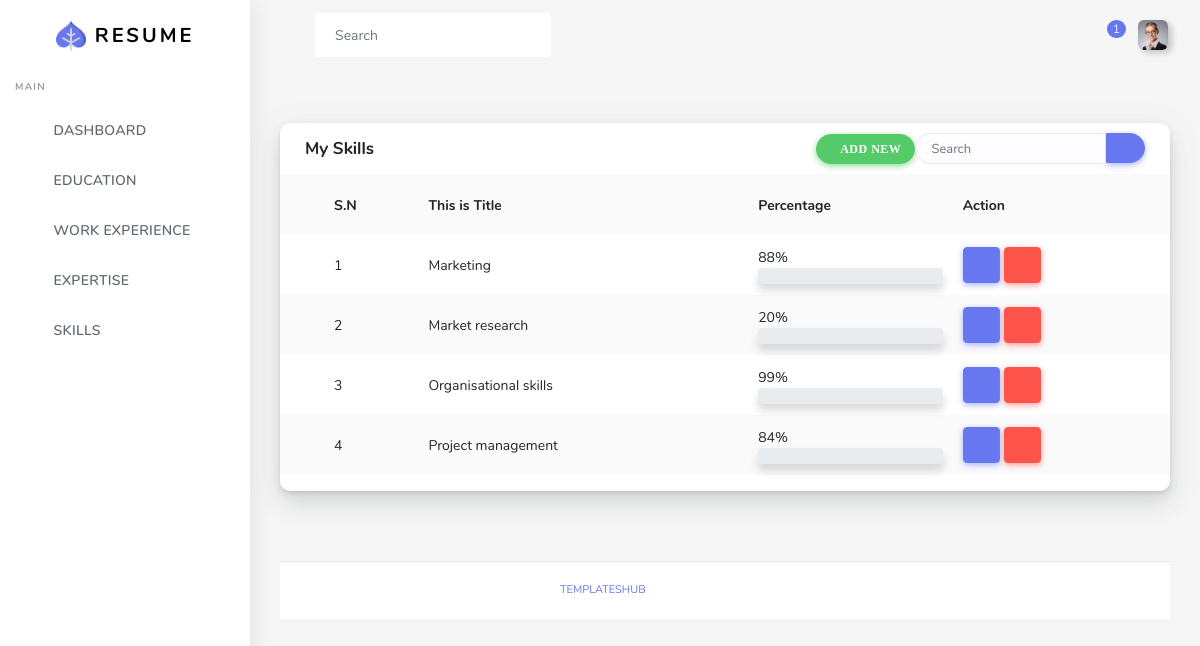
The app's page /manage-skills (signed in) with its own data.
### models.py (models this page shows)
class Users(db.Model):
    __tablename__ = "users"
    id = db.Column(db.Integer, primary_key=True)
    name = db.Column(db.String(120), nullable=True)
    username = db.Column(db.String(120), unique=True)
    email   = db.Column(db.String(120), nullable=True)
    phone = db.Column(db.String(120), nullable=True)
    password    = db.Column(db.String(120), nullable=True)

class Skills(db.Model):
    __tablename__ = "skills"
    id = db.Column(db.Integer, primary_key=True)
    uid = db.Column(db.Integer, nullable=True)
    skill_name = db.Column(db.String(300), nullable=True)
    percentage = db.Column(db.Integer, nullable=True)

### main.py (the view)
@app.route("/manage-skills")
def skills():
    if session.get('username'):
        skill = db.session.query(Users, Skills) \
            .filter(Users.username == session.get('username')) \
            .filter(Skills.uid == Users.id).all()
        return render_template("user/mg-skills.html", skill=skill)
    else:
        return redirect(url_for('login'))

### templates/user/mg-skills.html (shortened to what this page needs)
 {% extends "user/base.html" %}
 {% block body %}
      <div class="main-content">
        <section class="section">
          <div class="section-body">
            <div class="row">
              <div class="col-12">
                <div class="card">
                  <div class="card-header">
                    <h4>My Skills </h4>
                    <div class="card-header-form">
                      <form>
                        <div class="input-group">
                           <div > <a href="{{url_for('add_skill')}}" class="btn btn-success fa fa-plus">ADD NEW</a></div>
                          <input type="text" class="form-control" placeholder="Search">
                          <div class="input-group-btn">
                            <button class="btn btn-primary"><i class="fas fa-search"></i></button>
                          </div>
                        </div>
                      </form>
                    </div>
                  </div>
                  <div class="card-body p-0">
                    <div class="table-responsive">
                      <table class="table table-striped">
                        <tr>
                          <th class="text-center">
                          </th>
                          <th>S.N</th>
                          <th>This is Title</th>
                          <th>Percentage</th>
                            <th>Action</th>
                        </tr>
                        <tr>
                            {% for e in skill%}
                          <td class="p-0 text-center">
                                                  <td>{{ loop.index }}</td>
                            <td>{{e.Skills.skill_name.capitalize()}}</td>
                                                 <td class="align-middle">
                          <div class="progress-text">{{e.Skills.percentage}}%</div>
                          <div class="progress" data-height="12" >
                          </div>
                          <td><a href="/edit-skill/edit_id={{e.Skills.id}}" class="btn btn-primary fa fa-edit"></a>
                          <a href="/delete-skill/id={{e.Skills.id}}" class="btn btn-danger fa fa-trash"></a>
                          </td>
                        </tr>
                      {%endfor%}
                      </table>
                    </div>
                  </div>
                </div>
              </div>
            </div>
        </section>
 {% endblock%}

### templates/user/base.html (shortened to what this page needs)
<!DOCTYPE html>
<html lang="en">
<head>
  <link rel="stylesheet" href="{{url_for('static', filename='user/assets/css/app.min.css')}}">
  <link rel="stylesheet" href="{{url_for('static', filename='user/assets/css/style.css')}}">
  <link rel="stylesheet" href="{{url_for('static', filename='user/assets/css/components.css')}}">
  <link rel="stylesheet" href="{{url_for('static', filename='user/assets/bundles/summernote/summernote-bs4.css')}}">
  <link rel="stylesheet" href="{{url_for('static', filename='user/assets/bundles/jquery-selectric/selectric.css')}}">
  <link rel="stylesheet" href="{{url_for('static', filename='user/assets/bundles/bootstrap-tagsinput/dist/bootstrap-tagsinput.css')}}">
  <link rel="stylesheet" href="{{url_for('static', filename='user/assets/css/custom.css')}}">
</head>
<body>
  <div id="app">
    <div class="main-wrapper main-wrapper-1">
      <div class="navbar-bg"></div>
      <nav class="navbar navbar-expand-lg main-navbar sticky">
        <div class="form-inline mr-auto">
          <ul class="navbar-nav mr-3">
            <li><a href="#" data-toggle="sidebar" class="nav-link nav-link-lg
									collapse-btn"> </a></li>
            <li><a href="#" class="nav-link nav-link-lg fullscreen-btn">
              </a></li>
            <li>
              <form class="form-inline mr-auto">
                <div class="search-element">
                  <input class="form-control" type="search" placeholder="Search" aria-label="Search" data-width="200">
                  <button class="btn" type="submit">
                    <i class="fas fa-search"></i>
                  </button>
                </div>
              </form>
            </li>
          </ul>
        </div>
        <ul class="navbar-nav navbar-right">
          <li class="dropdown dropdown-list-toggle"><a href="#" data-toggle="dropdown"
              class="nav-link nav-link-lg message-toggle">
              <span class="badge headerBadge1">
                1 </span> </a>
          </li>
          <li class="dropdown"><a href="#" data-toggle="dropdown"
              class="nav-link dropdown-toggle nav-link-lg nav-link-user"> <img alt="image" src="{{url_for('static', filename='user/assets/img/user.png')}}"
                class="user-img-radious-style"> </a>
          </li>
        </ul>
      </nav>
      <div class="main-sidebar sidebar-style-2">
        <aside id="sidebar-wrapper">
          <div class="sidebar-brand">
            <a href="{{url_for('home')}}"> <img alt="image" src="{{url_for('static', filename='user/assets/img/logo.png')}}" class="header-logo" /> <span
                class="logo-name">RESUME</span>
            </a>
          </div>
          <ul class="sidebar-menu">
            <li class="menu-header">Main</li>
            <li class="dropdown">
              <a href="{{url_for('home')}}" class="nav-link"><span>DASHBOARD</span></a>
            </li>
            <li class="dropdown">
              <a href="#" class="menu-toggle nav-link has-dropdown"><span>EDUCATION</span></a>
            </li>
            <li class="dropdown">
              <a href="#" class="menu-toggle nav-link has-dropdown"><span>WORK EXPERIENCE</span></a>
            </li>
                 <li class="dropdown">
              <a href="#" class="menu-toggle nav-link has-dropdown"><span>EXPERTISE</span></a>
            </li>
            <li class="dropdown">
              <a href="#" class="menu-toggle nav-link has-dropdown"><span>SKILLS</span></a>
            </li>
        </aside>
      </div>
        {% block body %} {% endblock%}
      <footer class="main-footer">
        <div class="footer-left">
          <a href="templateshub.net">Templateshub</a></a>
        </div>
      </footer>
    </div>
  </div>
</body>
</html>

### records on screen
Users: Skills.skill_name "Marketing", Skills.percentage "88", Skills.skill_name "Market research", Skills.percentage "20", Skills.skill_name "Organisational skills", Skills.percentage "99", Skills.skill_name "Project management", Skills.percentage "84"
